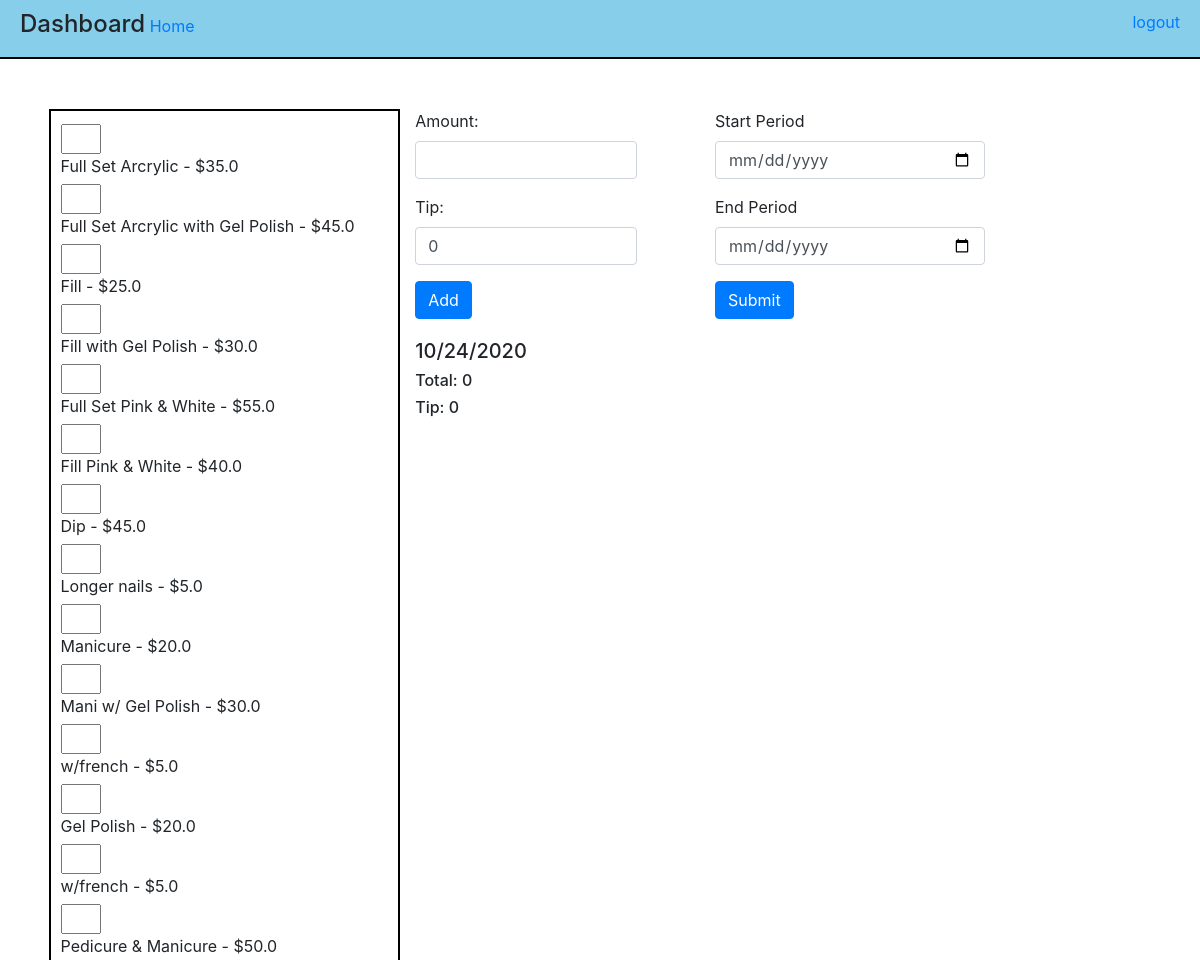
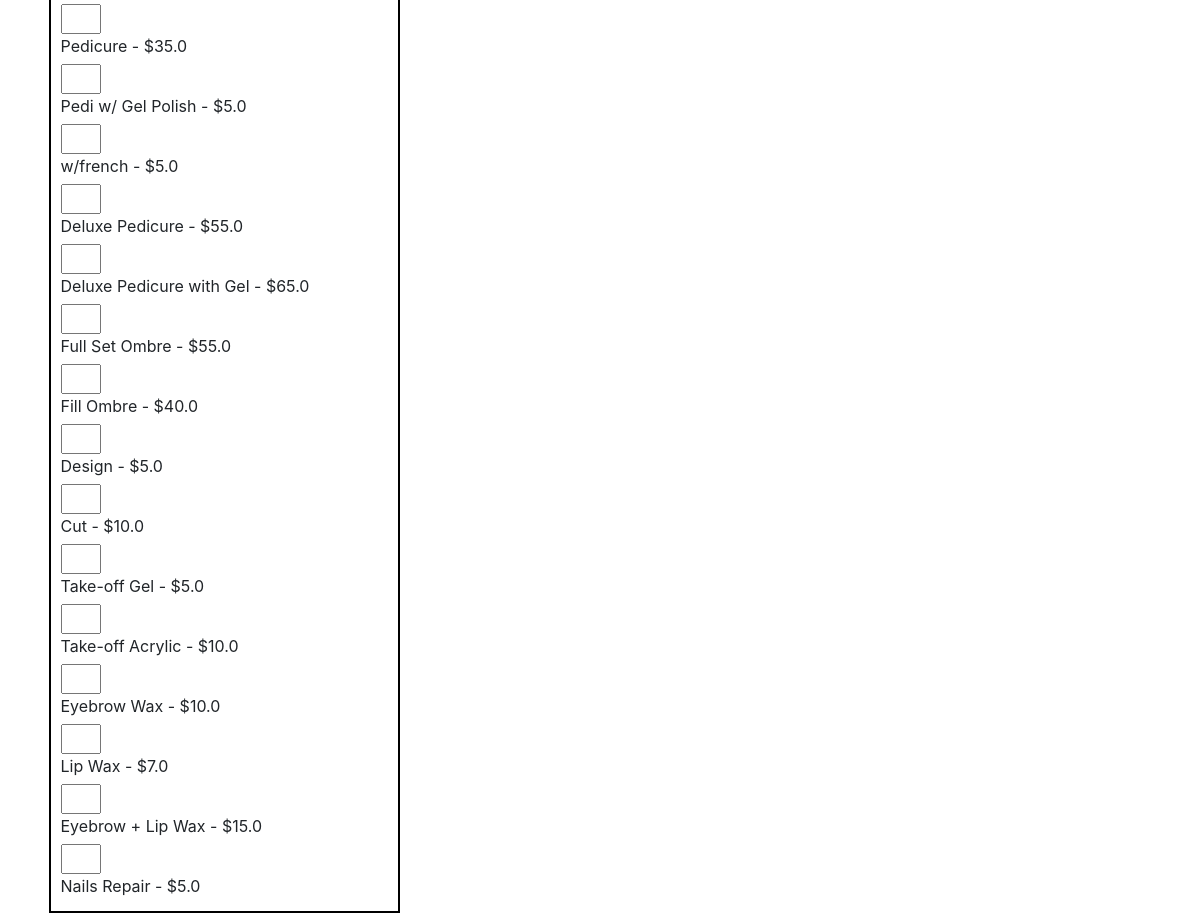
Page /dashboard/2/activities (signed in) on the committed database (2 pictures, top to bottom).
### dashboard_app/models.py (models this page shows)
class Service(models.Model):
    name = models.CharField(max_length=100)
    price = models.FloatField()
    created_at = models.DateTimeField(auto_now_add=True)
    updated_at = models.DateTimeField(auto_now=True)
    objects = ServiceManager()

### dashboard_app/views.py (the view)
# urls.py: path('<int:id>/activities',views.render_activities),
def render_activities(request,id):
    if 'uid' not in request.session:
        return('/login')
    employee = User.objects.get(id=id)
    today_activities = employee.activities.all().filter(created_at__gte=datetime.date.today())
    total_today = 0
    tip_today = 0
    for activity in today_activities:
        total_today += activity.amount
        tip_today += activity.tip
    context = {
        "employee" : employee,
        "services" : Service.objects.all(),
        "total_today" : total_today,
        "tip_today" : tip_today,
    }
    return render(request,'employee.activities.html',context)

### dashboard_app/templates/employee.activities.html (shortened to what this page needs)
<!DOCTYPE html>
<html lang="en">
<head>
    <link rel="stylesheet" href="https://stackpath.bootstrapcdn.com/bootstrap/4.5.2/css/bootstrap.min.css"
>
    {% load static%}
    <link rel="stylesheet" href="{% static 'format.css' %}">
    <link rel="stylesheet" href="{% static 'employee_activities.css' %}">
</head>
<body>
    <div class="header">
        <h4>Dashboard</h4>
        <a href="/dashboard" class="home">Home</a>
        <a href="/dashboard/logout" class="logout">logout</a>
    </div>
    <div class="container-fluid">
        <div class="row">
            <div class="col-7">
                <form action="/dashboard/{{employee.id}}/activities/process" method="POST" class="container">
                    <div class="row">
                        <div class="col-sm-7" id="services">
                            {% for service in services %}
                            <div class="form-check" style="padding: 3px 0px 3px 0px;"
                                id="service-control{{service.id}}">
                                <input type="number" name="quality" min=0 id="quality{{service.id}}"
                                    onchange="accumulateSumWithQuality({{service.id}});" style="max-width: 40px;">
                                <label for="fullset" class="form-check-label" style="min-width: 300px;">
                                    {{service.name}} - ${{service.price}}
                                </label>
                            </div>
                            {% endfor %}
                        </div>
                        <div class="col-sm-5">
                            <div class="form-group">
                                <label for="amount">Amount:</label>
                                <input type="text" name="amount" class="form-control" id="amount">
                            </div>
                            <div class="form-group">
                                <label for="tip">Tip:</label>
                                <input type="text" name="tip" class="form-control" value="0">
                            </div>
                            <button class="btn btn-primary">Add</button>
                            <div id="oneday" style="margin-top:20px ;">
                                <h5 id="today">
                                    <h6>Total: {{total_today}}</h6>
                                    <h6>Tip: {{tip_today}}</h6>
                            </div>
                        </div>
                    </div>
                </form>
            </div>
            <div class="col-3">
                <form action="/dashboard/{{employee.id}}/period" method="GET" id="getPeriod">
                    <div class="form-group">
                        <label for="start">Start Period </label>
                        <input type="date" name="start" class="form-control">
                    </div>
                    <div class="form-group">
                        <label for="end">End Period </label>
                        <input type="date" name="end" class="form-control">
                    </div>
                    <button class="btn btn-primary" >Submit</button>
                </form>
            </div>
        </div>
    </div>
</body>
</html>

### dashboard_app/static/format.css (style rules this page uses)
.header { background-color: skyblue; border-bottom: 2px solid black; margin-bottom: 50px; padding: 10px 20px 10px 20px; }
.header * { display: inline-block; }
.logout { float: right; }
.home { align-content: center; }

### dashboard_app/static/employee_activities.css (style rules this page uses)
.container { width: 90%; margin: 0px auto; }
#services { border: 2px black solid; padding: 10px; min-width: 300px; max-width: 400px; }

### rows in the picture
Service: name "Full Set Arcrylic", price "35.0"
Service: name "Full Set Arcrylic with Gel Polish", price "45.0"
Service: name "Fill", price "25.0"
Service: name "Fill with Gel Polish", price "30.0"
Service: name "Full Set Pink & White", price "55.0"
Service: name "Fill Pink & White", price "40.0"
Service: name "Dip", price "45.0"
Service: name "Longer nails", price "5.0"
Service: name "Manicure", price "20.0"
Service: name "Mani w/ Gel Polish", price "30.0"
Service: name "w/french", price "5.0"
Service: name "Gel Polish", price "20.0"
Service: name "w/french", price "5.0"
Service: name "Pedicure & Manicure", price "50.0"
Service: name "Pedicure", price "35.0"
Service: name "Pedi w/ Gel Polish", price "5.0"
Service: name "w/french", price "5.0"
Service: name "Deluxe Pedicure", price "55.0"
Service: name "Deluxe Pedicure with Gel", price "65.0"
Service: name "Full Set Ombre", price "55.0"
Service: name "Fill Ombre", price "40.0"
Service: name "Design", price "5.0"
Service: name "Cut", price "10.0"
Service: name "Take-off Gel", price "5.0"
Service: name "Take-off Acrylic", price "10.0"
Service: name "Eyebrow Wax", price "10.0"
Service: name "Lip Wax", price "7.0"
Service: name "Eyebrow + Lip Wax", price "15.0"
Service: name "Nails Repair", price "5.0"

### other values in the picture
{{ total_today }} "0"
{{ tip_today }} "0"
